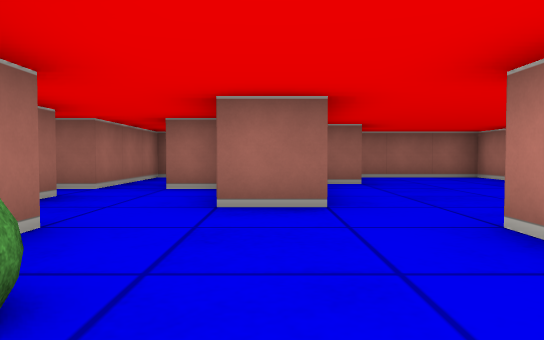
[1] (above)

19 first-person views from a walk through a cub3D maze. The camera is about half as high as the walls, tilts 2° down and sees 70° across. The floor is counted in squares. Each view is taken from the middle of a square. On the plan, view 1 faces up. The plan holds only what a view shows up to about 9 squares ahead; the rest is blank.

[2]
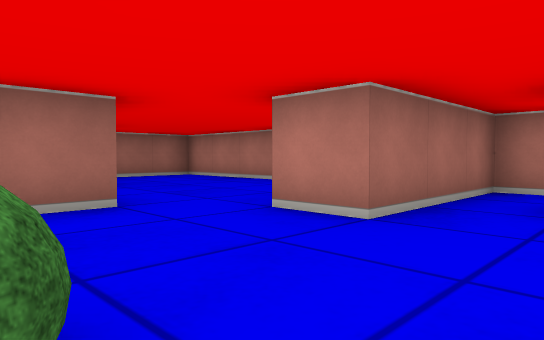

[3]
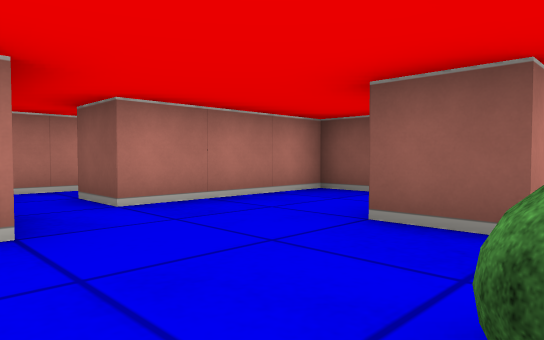

[4]
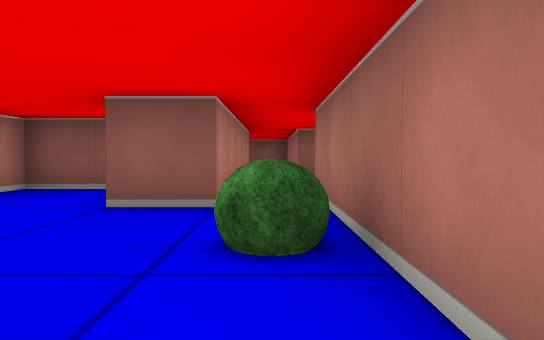

[5]
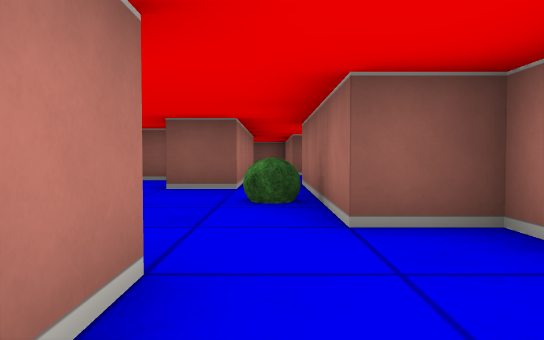

[6]
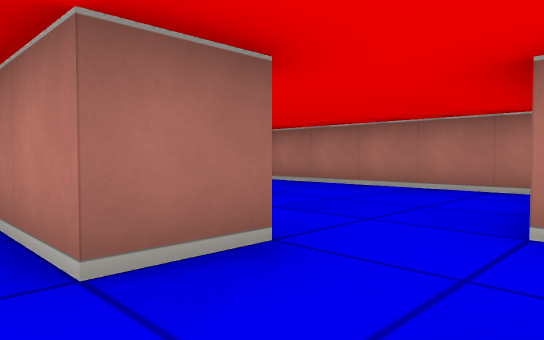

[7]
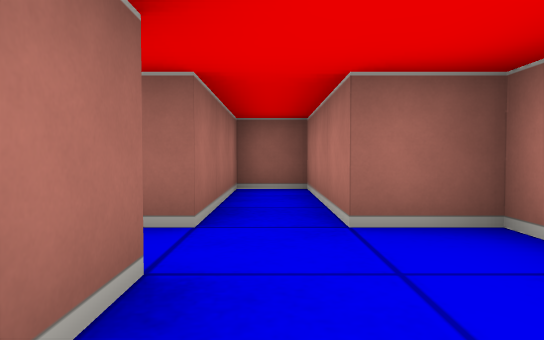

[8]
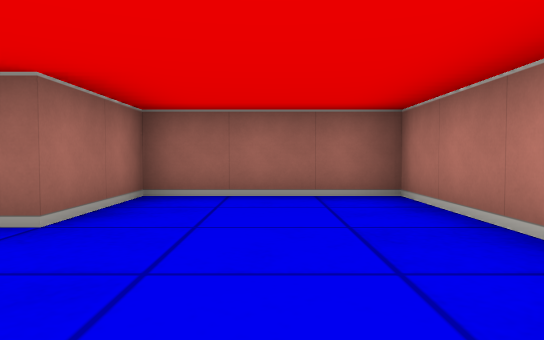

[9]
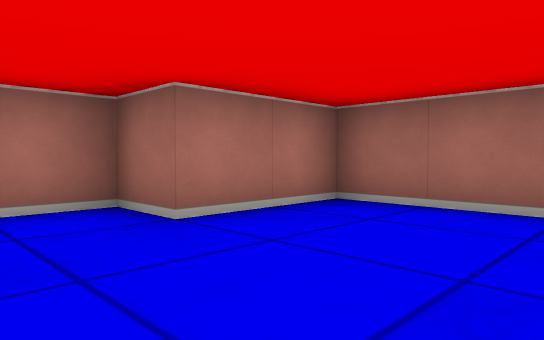

[10]
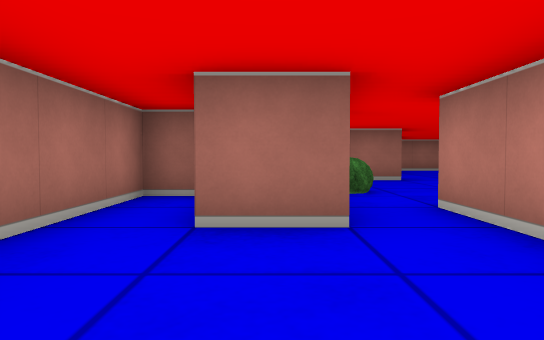

[11]
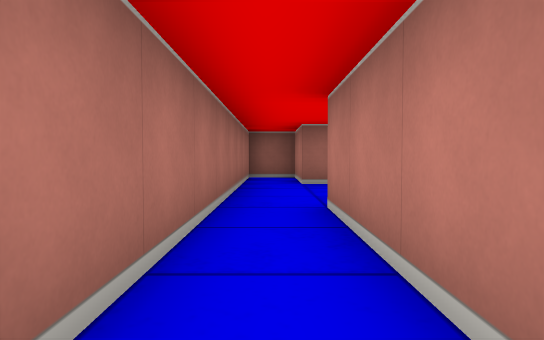

[12]
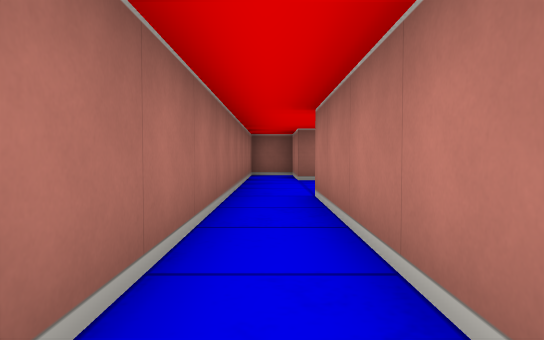

[13]
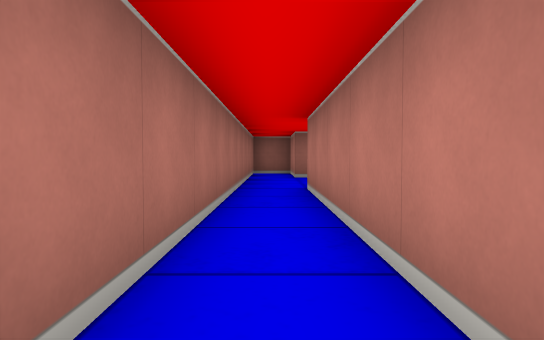

[14]
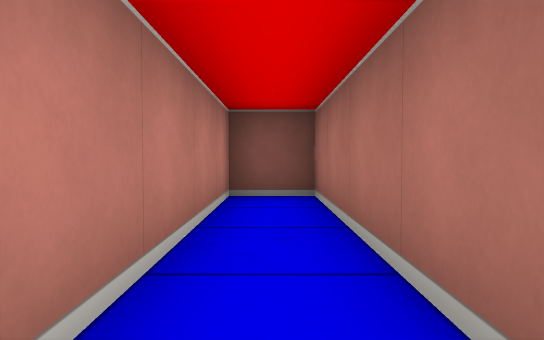

[15]
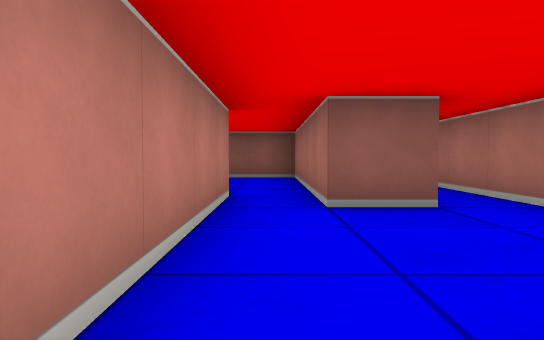

[16]
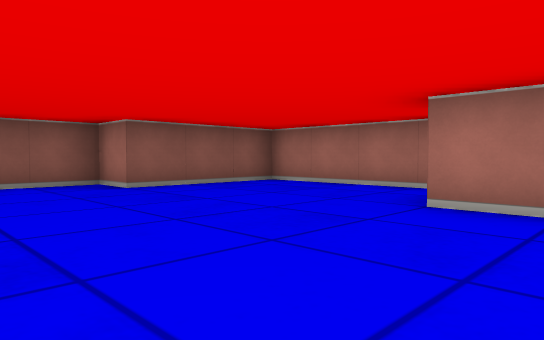

[17]
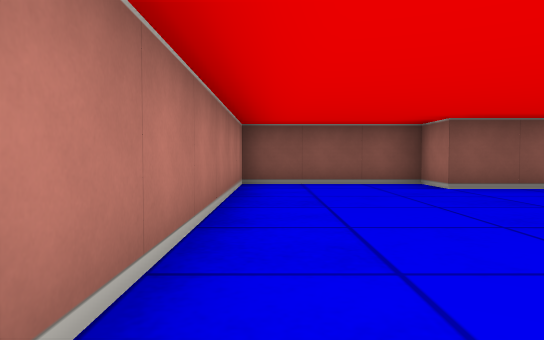

[18]
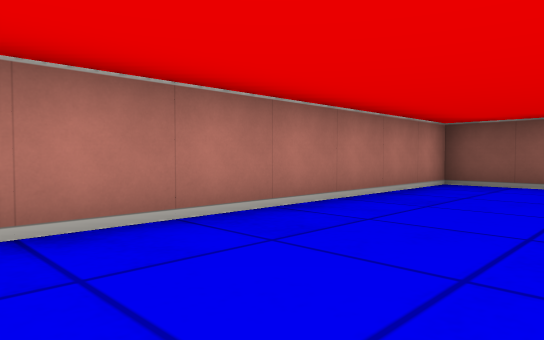

[19]
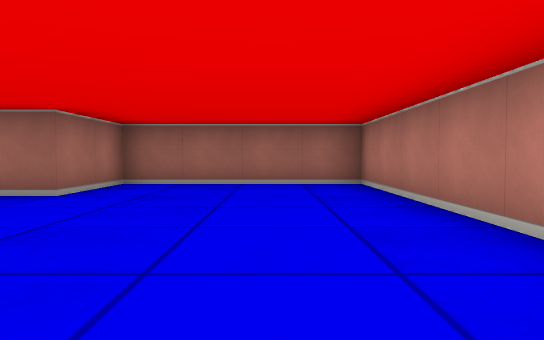

### Floor plan
Points are (right, up) in squares from view 1. A wall is a line through its corners. A room is listed if a view was taken in it or the views show most of it. See-through windows are left out.
Room 1 (views 1, 2, 3, 4, 5, 6, 7, 8, 9, 15)
walls: (0.6, 3.5) (-0.5, 3.5) (-0.5, 5.5) (-1.5, 5.5) (-1.5, 8.5) (-2.5, 8.5) (-2.5, 5.5) (-3.1, 5.5); (2.5, 1.5) (1.5, 1.5) (1.5, 2.5); (-2.5, 4.5) (-2.5, 2.5) (-1.5, 2.5) (-1.5, -1.5); (4.5, 3) (4.5, 8.5) (1.5, 8.5) (1.5, 6.5) (0.5, 6.5) (0.5, 5.5); (-0.5, -1.5) (-0.5, -0.5) (0.5, -0.5); (1, -2.5) (2.5, -2.5) (2.5, 0.5)
ways out: opening at (-1, -1) to room 2; opening at (3, 1) to room 4
objects: bush (-1, 1)
Room 2 (views 10, 11, 12, 13, 14)
walls: (-0.5, -4.5) (-0.5, -1.5); (-1.5, -1.5) (-2.5, -1.5) (-2.5, 0.5) (-3.5, 0.5) (-3.5, -10.5) (-2.5, -10.5) (-2.5, -4.5) (-1.5, -4.5)
ways out: opening at (-1, -1) to room 1; opening at (-1, -5) to room 3
Room 3 (views 16, 17, 18, 19)
walls: (-0.5, -5.5) (-0.5, -4.5); (-1.5, -4.5) (-1.5, -9.5) (1.5, -9.5) (1.5, -10.5) (4.5, -10.5) (4.5, -3.5) (0.5, -3.5) (0.5, -5.5) (-0.2, -5.5)
ways out: opening at (-1, -5) to room 2
Room 4 (no view inside)
walls: (4.5, 0.1) (4.5, 1.5) (2.5, 1.5); (2.5, 0.5) (3.5, 0.5)
ways out: opening at (3, 1) to room 1

Where each view was taken, in squares from view 1:
view 1: 0 up, 0 right, facing up
view 2: 0 up, 1 left, facing up-right
view 3: 2 up, 1 left, facing down-right
view 4: 3 up, 1 left, facing down
view 5: 5 up, 1 left, facing down
view 6: 2 up, 1 left, facing up-right
view 7: 3 up, 2 left, facing up
view 8: 4 up, 3 right, facing up
view 9: 5 up, 4 right, facing up-left
view 10: 4 down, 2 left, facing up
view 11: 8 down, 3 left, facing up
view 12: 9 down, 3 left, facing up
view 13: 10 down, 3 left, facing up
view 14: 6 down, 3 left, facing down
view 15: 1 down, 1 left, facing down
view 16: 4 down, 4 right, facing down-left
view 17: 4 down, 4 right, facing down
view 18: 4 down, 2 right, facing down-right
view 19: 10 down, 3 right, facing up
